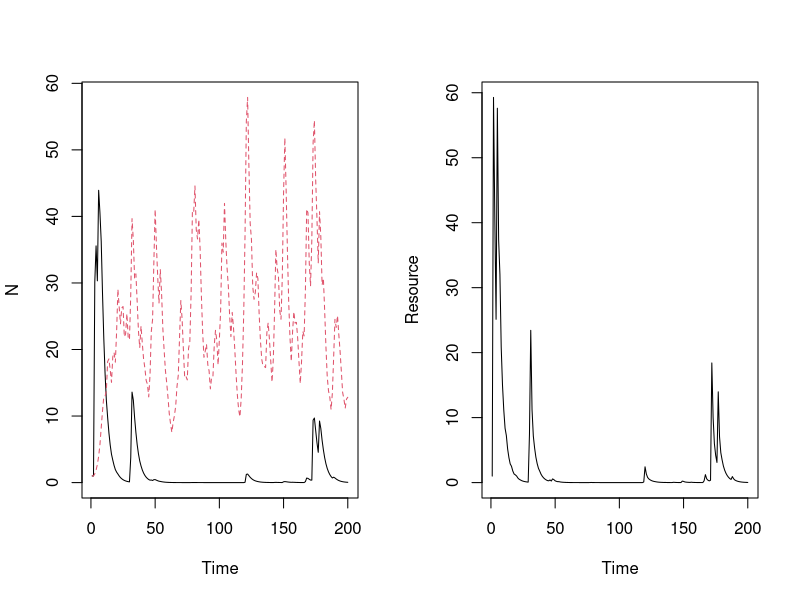

Recreate this plot in R.
## Semi-discrete relative nonlinearity model of two species   ## 
## coexisting on one essential resource                       ##

####
#### 3/19/2014
#### atredenn@gmail.com
####

##  MODEL DESCRIPTION
# species "split" themselves between a dormant, low-mortaility stage (D) and 
#   a higher mortality, high growth stage (N)
# The single resource is R
# There are two sources of variability: an environmental cue that drives the
#   storage effect, and resource variability

# clear the workspace
rm(list=ls())

####
#### Initial conditions and global variables ------------------------
####
maxTime <- 200 
burn.in <- maxTime/10
DNR <- c(D=c(1,1),N=c(1,1),R=100)
Rmu <- 2      #mean resource pulse (on log scale)
Rsd <- 1.2     #std dev of resource pulses (on log scale)


####
#### Load relevant libraries ----------------------------------------
####
library(deSolve)
library(mvtnorm)
library(ggplot2)
library(reshape2)
library(gridExtra)


####
#### Model function -------------------------------------------------
####
## Continuous model
updateDNR <- function(t, DNR, parms){
  with(as.list(c(DNR, parms)), {
    dD1dt = -(mD[1]*D1)
    dD2dt = -(mD[2]*D2)
    dN1dt = N1*(r[1]*exp(-k1[1]*exp(-k2[1]*R)) - mN[1])
    dN2dt = N2*(r[2]*exp(-k1[2]*exp(-k2[2]*R)) - mN[2])
    dRdt = -1* ((dN1dt + mN[1]*N1) + (dN2dt + mN[2]*N2))
    list(c(dD1dt, dD2dt, dN1dt, dN2dt, dRdt)) #output
  })
}

## Discrete model
gfun <- function(t, y, parms){
  with (as.list(y),{
    g1 <- gVec1[t]
    g2 <- gVec2[t]
    D1 <- D1 - (N1+D1)*g1 + N1
    D2 <- D2 - (N2+D2)*g2 + N2
    N1 <- 0+(N1+D1)*g1
    N2 <- 0+(N2+D2)*g2
    R <- R + Rvector[t]
    return(c(D1, D2, N1, N2, R))
  })
}


#TODO: try to implement event function and event data at the same time

####
#### Simulate model -----------------------------------------------------
####
simTime <- seq(1,maxTime,by=1)
parms <- list(
  r = c(5,1),          #max growth rate for genotype A and a
  k1 = c(20,10),       #right offset for growth rates 
  k2 = c(0.08,0.4),    #rates at which max is approached
  mN = c(0.5,0.5),      #live biomass loss (mortality) rates 
  mD = c(0.001, 0.001) #dormant biomass loss (mortality) rates
)

# Set constant "germination" fraction for relative nonlinearity alone
gVec <- matrix(ncol=2, nrow=maxTime)
gVec[,] <- 0.5 
gVec1 <- gVec[,1]
gVec2 <- gVec[,2]

# Set random resource fluctuations
Rvector <- rlnorm(maxTime,Rmu,Rsd)

# Run the model
output = as.data.frame(ode(y = DNR, times = simTime, func = updateDNR, parms = parms,
                           events = list(func = gfun, times=simTime)))

####
#### Make some plots ----------------------------------------------
####
par(mfrow=c(1,2))
matplot(output[,1],output[,2:3],xlab="Time",ylab="N",type="l")
plot(output[,1],output[,4],xlab="Time",ylab="Resource",type="l")
